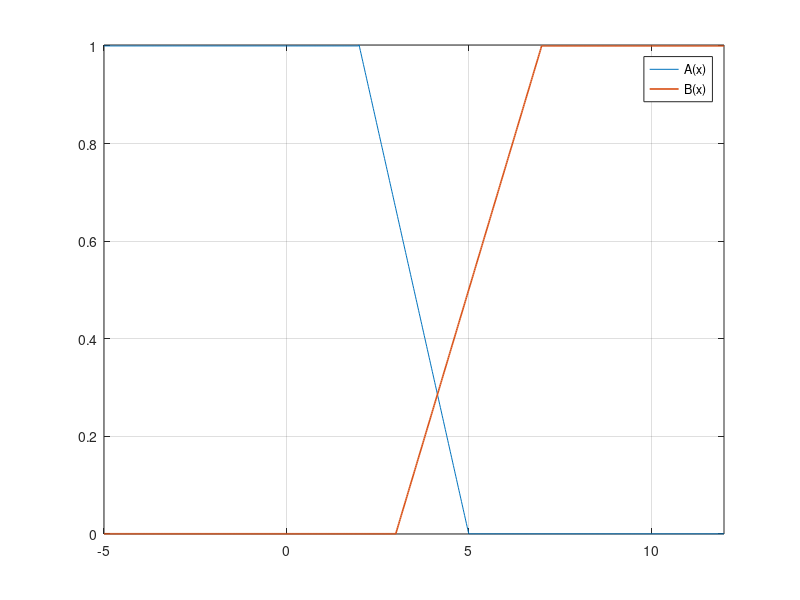

Source code (MATLAB):
function [] = plot_functions (creat_pdf_bool)

    if nargin == 0
        creat_pdf_bool = false;
    end

    size = 1000;
    tol = 1e-2;
    x = linspace(-5, 12, size);
    A = zeros(1, size);
    B = A;

    i2 = find_num(x, 2, tol);
    i5 = find_num(x, 5, tol);
    i3 = find_num(x, 3, tol);
    i7 = find_num(x, 7, tol);

    % fprintf('i2 = %d\t x(i2) = %f\n', i2, x(i2))
    % fprintf('i5 = %d\t x(i5) = %f\n', i5, x(i5))
    % fprintf('i3 = %d\t x(i3) = %f\n', i3, x(i3))
    % fprintf('i7 = %d\t x(i2) = %f\n', i7, x(i7))

    A(1,1:i2) = 1;
    A(1,i2:i5) = 1 - (x(i2:i5)-2)/3;
    A(1, i5:size) = 0;

    B(1, 1:i3) = 0;
    B(1, i3:i7) = (x(i3:i7)-3)/4;
    B(1, i7:size) = 1;

    figure(1);
    plot(x, A, x, B, "LinEwidth", 1.2);
    axis tight;
    grid on;
    legend('A(x)', 'B(x)');
    if creat_pdf_bool == true
        exportgraphics(gca, 'a_b_functions.pdf', 'ContentType', 'vector');
    end
end

function [i] = find_num (x, num_to_find, tolerance)
    for i=1:size(x,2)
        if abs(x(1,i) - num_to_find) < tolerance
            return;
        end
    end
    i = -1;
end